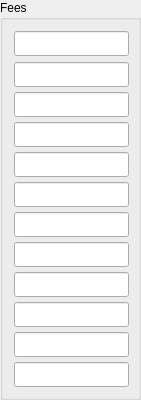
  <widget class="QGroupBox" name="groupBox_5">
   <property name="geometry">
    <rect>
     <x>610</x>
     <y>60</y>
     <width>141</width>
     <height>400</height>
    </rect>
   </property>
   <property name="sizePolicy">
    <sizepolicy hsizetype="Fixed" vsizetype="Fixed">
     <horstretch>0</horstretch>
     <verstretch>0</verstretch>
    </sizepolicy>
   </property>
   <property name="minimumSize">
    <size>
     <width>115</width>
     <height>400</height>
    </size>
   </property>
   <property name="maximumSize">
    <size>
     <width>16777215</width>
     <height>400</height>
    </size>
   </property>
   <property name="title">
    <string>Fees</string>
   </property>
   <layout class="QVBoxLayout" name="verticalLayout_11">
    <item>
     <widget class="QLineEdit" name="fees1">
      <property name="sizePolicy">
       <sizepolicy hsizetype="Fixed" vsizetype="Fixed">
        <horstretch>0</horstretch>
        <verstretch>0</verstretch>
       </sizepolicy>
      </property>
      <property name="minimumSize">
       <size>
        <width>115</width>
        <height>25</height>
       </size>
      </property>
      <property name="font">
       <font>
        <family>Calibri</family>
        <pointsize>11</pointsize>
        <bold>true</bold>
       </font>
      </property>
      <property name="alignment">
       <set>Qt::AlignRight|Qt::AlignTrailing|Qt::AlignVCenter</set>
      </property>
     </widget>
    </item>
    <item>
     <widget class="QLineEdit" name="fees2">
      <property name="sizePolicy">
       <sizepolicy hsizetype="Fixed" vsizetype="Fixed">
        <horstretch>0</horstretch>
        <verstretch>0</verstretch>
       </sizepolicy>
      </property>
      <property name="minimumSize">
       <size>
        <width>115</width>
        <height>25</height>
       </size>
      </property>
      <property name="font">
       <font>
        <family>Calibri</family>
        <pointsize>11</pointsize>
        <bold>true</bold>
       </font>
      </property>
      <property name="alignment">
       <set>Qt::AlignRight|Qt::AlignTrailing|Qt::AlignVCenter</set>
      </property>
     </widget>
    </item>
    <item>
     <widget class="QLineEdit" name="fees3">
      <property name="sizePolicy">
       <sizepolicy hsizetype="Fixed" vsizetype="Fixed">
        <horstretch>0</horstretch>
        <verstretch>0</verstretch>
       </sizepolicy>
      </property>
      <property name="minimumSize">
       <size>
        <width>115</width>
        <height>25</height>
       </size>
      </property>
      <property name="font">
       <font>
        <family>Calibri</family>
        <pointsize>11</pointsize>
        <bold>true</bold>
       </font>
      </property>
      <property name="alignment">
       <set>Qt::AlignRight|Qt::AlignTrailing|Qt::AlignVCenter</set>
      </property>
     </widget>
    </item>
    <item>
     <widget class="QLineEdit" name="fees4">
      <property name="sizePolicy">
       <sizepolicy hsizetype="Fixed" vsizetype="Fixed">
        <horstretch>0</horstretch>
        <verstretch>0</verstretch>
       </sizepolicy>
      </property>
      <property name="minimumSize">
       <size>
        <width>115</width>
        <height>25</height>
       </size>
      </property>
      <property name="font">
       <font>
        <family>Calibri</family>
        <pointsize>11</pointsize>
        <bold>true</bold>
       </font>
      </property>
      <property name="alignment">
       <set>Qt::AlignRight|Qt::AlignTrailing|Qt::AlignVCenter</set>
      </property>
     </widget>
    </item>
    <item>
     <widget class="QLineEdit" name="fees5">
      <property name="sizePolicy">
       <sizepolicy hsizetype="Fixed" vsizetype="Fixed">
        <horstretch>0</horstretch>
        <verstretch>0</verstretch>
       </sizepolicy>
      </property>
      <property name="minimumSize">
       <size>
        <width>115</width>
        <height>25</height>
       </size>
      </property>
      <property name="font">
       <font>
        <family>Calibri</family>
        <pointsize>11</pointsize>
        <bold>true</bold>
       </font>
      </property>
      <property name="alignment">
       <set>Qt::AlignRight|Qt::AlignTrailing|Qt::AlignVCenter</set>
      </property>
     </widget>
    </item>
    <item>
     <widget class="QLineEdit" name="fees6">
      <property name="sizePolicy">
       <sizepolicy hsizetype="Fixed" vsizetype="Fixed">
        <horstretch>0</horstretch>
        <verstretch>0</verstretch>
       </sizepolicy>
      </property>
      <property name="minimumSize">
       <size>
        <width>115</width>
        <height>25</height>
       </size>
      </property>
      <property name="font">
       <font>
        <family>Calibri</family>
        <pointsize>11</pointsize>
        <bold>true</bold>
       </font>
      </property>
      <property name="alignment">
       <set>Qt::AlignRight|Qt::AlignTrailing|Qt::AlignVCenter</set>
      </property>
     </widget>
    </item>
    <item>
     <widget class="QLineEdit" name="fees7">
      <property name="sizePolicy">
       <sizepolicy hsizetype="Fixed" vsizetype="Fixed">
        <horstretch>0</horstretch>
        <verstretch>0</verstretch>
       </sizepolicy>
      </property>
      <property name="minimumSize">
       <size>
        <width>115</width>
        <height>25</height>
       </size>
      </property>
      <property name="font">
       <font>
        <family>Calibri</family>
        <pointsize>11</pointsize>
        <bold>true</bold>
       </font>
      </property>
      <property name="alignment">
       <set>Qt::AlignRight|Qt::AlignTrailing|Qt::AlignVCenter</set>
      </property>
     </widget>
    </item>
    <item>
     <widget class="QLineEdit" name="fees8">
      <property name="sizePolicy">
       <sizepolicy hsizetype="Fixed" vsizetype="Fixed">
        <horstretch>0</horstretch>
        <verstretch>0</verstretch>
       </sizepolicy>
      </property>
      <property name="minimumSize">
       <size>
        <width>115</width>
        <height>25</height>
       </size>
      </property>
      <property name="font">
       <font>
        <family>Calibri</family>
        <pointsize>11</pointsize>
        <bold>true</bold>
       </font>
      </property>
      <property name="alignment">
       <set>Qt::AlignRight|Qt::AlignTrailing|Qt::AlignVCenter</set>
      </property>
     </widget>
    </item>
    <item>
     <widget class="QLineEdit" name="fees9">
      <property name="sizePolicy">
       <sizepolicy hsizetype="Fixed" vsizetype="Fixed">
        <horstretch>0</horstretch>
        <verstretch>0</verstretch>
       </sizepolicy>
      </property>
      <property name="minimumSize">
       <size>
        <width>115</width>
        <height>25</height>
       </size>
      </property>
      <property name="font">
       <font>
        <family>Calibri</family>
        <pointsize>11</pointsize>
        <bold>true</bold>
       </font>
      </property>
      <property name="alignment">
       <set>Qt::AlignRight|Qt::AlignTrailing|Qt::AlignVCenter</set>
      </property>
     </widget>
    </item>
    <item>
     <widget class="QLineEdit" name="fees10">
      <property name="sizePolicy">
       <sizepolicy hsizetype="Fixed" vsizetype="Fixed">
        <horstretch>0</horstretch>
        <verstretch>0</verstretch>
       </sizepolicy>
      </property>
      <property name="minimumSize">
       <size>
        <width>115</width>
        <height>25</height>
       </size>
      </property>
      <property name="font">
       <font>
        <family>Calibri</family>
        <pointsize>11</pointsize>
        <bold>true</bold>
       </font>
      </property>
      <property name="alignment">
       <set>Qt::AlignRight|Qt::AlignTrailing|Qt::AlignVCenter</set>
      </property>
     </widget>
    </item>
    <item>
     <widget class="QLineEdit" name="fees11">
      <property name="sizePolicy">
       <sizepolicy hsizetype="Fixed" vsizetype="Fixed">
        <horstretch>0</horstretch>
        <verstretch>0</verstretch>
       </sizepolicy>
      </property>
      <property name="minimumSize">
       <size>
        <width>115</width>
        <height>25</height>
       </size>
      </property>
      <property name="font">
       <font>
        <family>Calibri</family>
        <pointsize>11</pointsize>
        <bold>true</bold>
       </font>
      </property>
      <property name="alignment">
       <set>Qt::AlignRight|Qt::AlignTrailing|Qt::AlignVCenter</set>
      </property>
     </widget>
    </item>
    <item>
     <widget class="QLineEdit" name="fees12">
      <property name="sizePolicy">
       <sizepolicy hsizetype="Fixed" vsizetype="Fixed">
        <horstretch>0</horstretch>
        <verstretch>0</verstretch>
       </sizepolicy>
      </property>
      <property name="minimumSize">
       <size>
        <width>115</width>
        <height>25</height>
       </size>
      </property>
      <property name="font">
       <font>
        <family>Calibri</family>
        <pointsize>11</pointsize>
        <bold>true</bold>
       </font>
      </property>
      <property name="inputMask">
       <string/>
      </property>
      <property name="text">
       <string/>
      </property>
      <property name="alignment">
       <set>Qt::AlignRight|Qt::AlignTrailing|Qt::AlignVCenter</set>
      </property>
      <property name="placeholderText">
       <string/>
      </property>
     </widget>
    </item>
   </layout>
  </widget>
